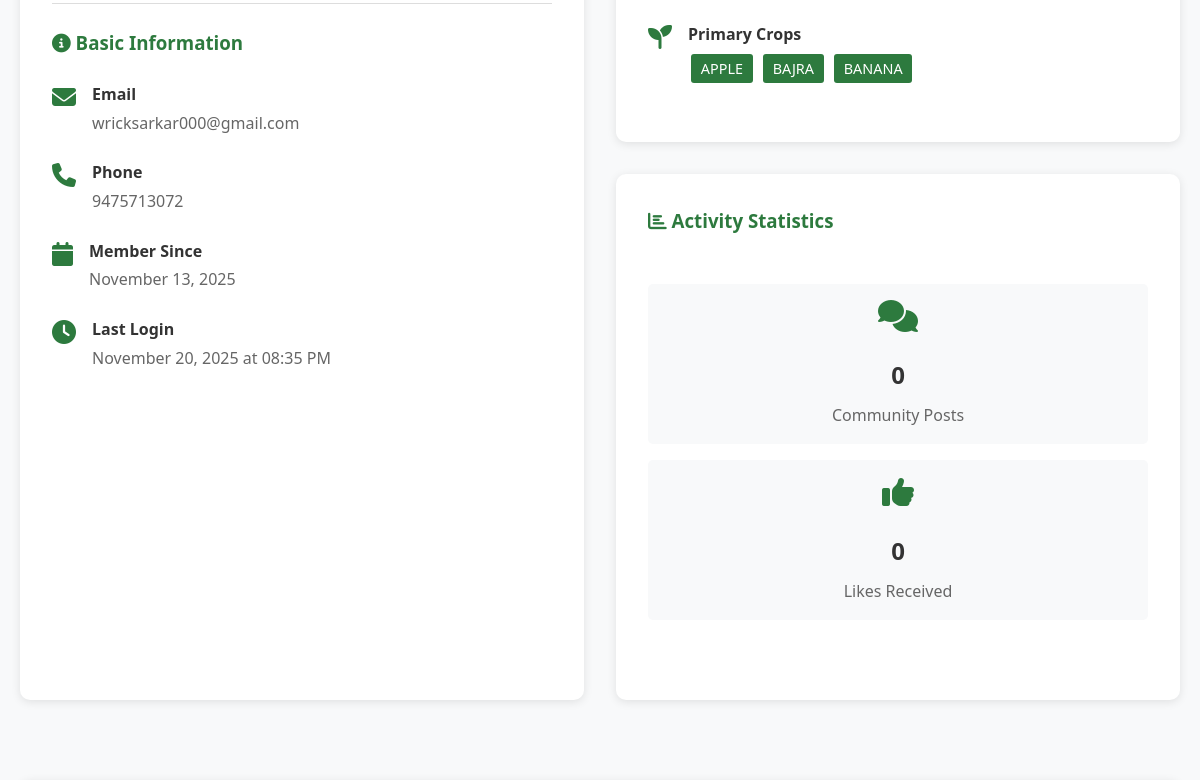
The page /profile (signed in, middle part) on the database as committed earlier.
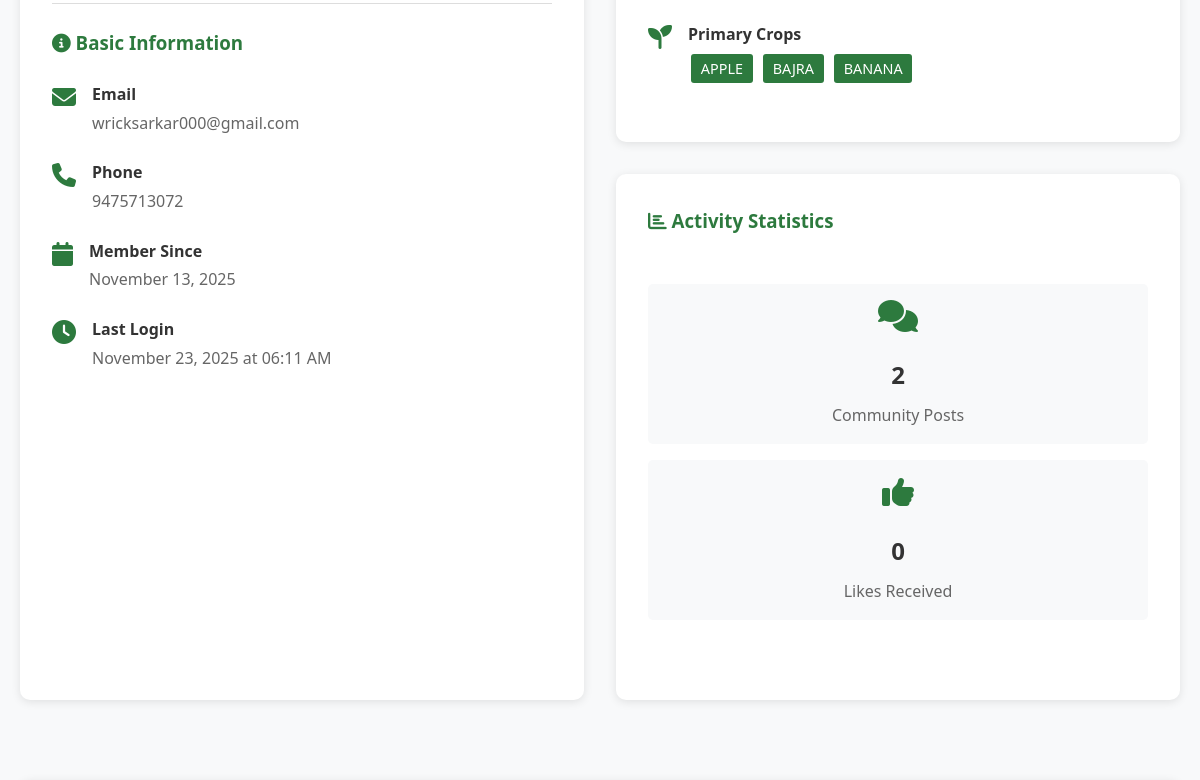
The same page on the database as committed later.
### models.py (models this page shows, shortened)
class User(UserMixin, db.Model):
    __tablename__ = 'users'
    id = db.Column(db.Integer, primary_key=True)
    full_name = db.Column(db.String(100), nullable=False)
    email = db.Column(db.String(120), unique=True, nullable=False, index=True)
    phone = db.Column(db.String(15), unique=True, nullable=False)
    password_hash = db.Column(db.String(256), nullable=False)
    user_type = db.Column(db.String(20), nullable=False)  # farmer, ngo, trader
    state = db.Column(db.String(50))
    district = db.Column(db.String(50))
    farm_size = db.Column(db.Float)
    primary_crops = db.Column(db.String(500))  # Comma-separated crop names
    created_at = db.Column(db.DateTime, default=datetime.utcnow)
    last_login = db.Column(db.DateTime)
    is_active = db.Column(db.Boolean, default=True)
    posts = db.relationship('CommunityPost', backref='author', lazy=True, cascade='all, delete-orphan')
    def get_primary_crops_list(self):
        if self.primary_crops:
            return [crop.strip() for crop in self.primary_crops.split(',')]
        return []

### app.py (the view)
@app.route('/profile')
@login_required
def profile():
    posts_count = CommunityPost.query.filter_by(user_id=current_user['id']).count()
    total_likes = db.session.query(db.func.sum(CommunityPost.likes))\
        .filter_by(user_id=current_user['id'])\
        .scalar() or 0
    return render_template('profile.html',
                         user=current_user['details'],
                         current_user=current_user,
                         posts_count=posts_count,
                         total_likes=total_likes)

### app.py (called while the page is built)
@login_manager.user_loader
def load_user(user_id):
    return User.query.get(int(user_id))

def login_required(f):
    @wraps(f)
    def decorated_function(*args, **kwargs):
        if current_user['is_authenticated'] == False:
            flash('Please login to access this page.', 'warning')
            return redirect(url_for('login'))
        return f(*args, **kwargs)
    return decorated_function

### templates/profile.html (shortened to what this page needs)
{% extends "base.html" %}
{% block content %}
<section>
    <div class="container">
        <div class="grid grid-2">
            <div class="card">
                <div style="border-top: 1px solid var(--border-color); padding-top: 1.5rem;">
                    <h3 style="margin-bottom: 1.5rem; color: var(--primary-color);">
                        <i class="fas fa-info-circle"></i> Basic Information
                    </h3>
                    <div class="profile-info-item">
                        <i class="fas fa-envelope"></i>
                        <div>
                            <strong>Email</strong>
                            <p>{{ user.email }}</p>
                        </div>
                    </div>
                    <div class="profile-info-item">
                        <i class="fas fa-phone"></i>
                        <div>
                            <strong>Phone</strong>
                            <p>{{ user.phone }}</p>
                        </div>
                    </div>
                    <div class="profile-info-item">
                        <i class="fas fa-calendar"></i>
                        <div>
                            <strong>Member Since</strong>
                            <p>{{ user.created_at.strftime('%B %d, %Y') }}</p>
                        </div>
                    </div>
                    {% if user.last_login %}
                    <div class="profile-info-item">
                        <i class="fas fa-clock"></i>
                        <div>
                            <strong>Last Login</strong>
                            <p>{{ user.last_login.strftime('%B %d, %Y at %I:%M %p') }}</p>
                        </div>
                    </div>
                    {% endif %}
                </div>
            </div>
            {% if user.user_type == 'farmer' %}
            <div>
                <div class="card">
                    {% if user.primary_crops %}
                    <div class="profile-info-item">
                        <i class="fas fa-seedling"></i>
                        <div>
                            <strong>Primary Crops</strong>
                            <p>
                                {% for crop in user.get_primary_crops_list() %}
                                    <span style="display: inline-block; background-color: var(--primary-color); color: white; padding: 0.2rem 0.6rem; border-radius: 3px; margin: 0.2rem; font-size: 0.9rem;">
                                        {{ crop }}
                                    </span>
                                {% endfor %}
                            </p>
                        </div>
                    </div>
                    {% endif %}
                </div>
                <div class="card mt-2">
                    <h3 style="color: var(--primary-color); margin-bottom: 1.5rem;">
                        <i class="fas fa-chart-bar"></i> Activity Statistics
                    </h3>
                    <div class="grid grid-2" style="gap: 1rem;">
                        <div style="text-align: center; background-color: var(--light-bg); padding: 1rem; border-radius: 5px;">
                            <i class="fas fa-comments fa-2x text-primary mb-1"></i>
                            <h2 style="margin: 0.5rem 0;">{{ posts_count }}</h2>
                            <p style="margin: 0; color: var(--text-light);">Community Posts</p>
                        </div>
                        <div style="text-align: center; background-color: var(--light-bg); padding: 1rem; border-radius: 5px;">
                            <i class="fas fa-thumbs-up fa-2x text-primary mb-1"></i>
                            <h2 style="margin: 0.5rem 0;">{{ total_likes }}</h2>
                            <p style="margin: 0; color: var(--text-light);">Likes Received</p>
                        </div>
                    </div>
                </div>
            </div>
            {% endif %}
        </div>
    </div>
</section>
{% endblock %}

Rows that differ between the two databases and show on the page:
changed User "wricksarkar000@gmail.com": last_login "November 20, 2025 at 08:35 PM" → "November 23, 2025 at 06:11 AM"
Other text that changed with them:
{{ posts_count }}: "0" → "2"
